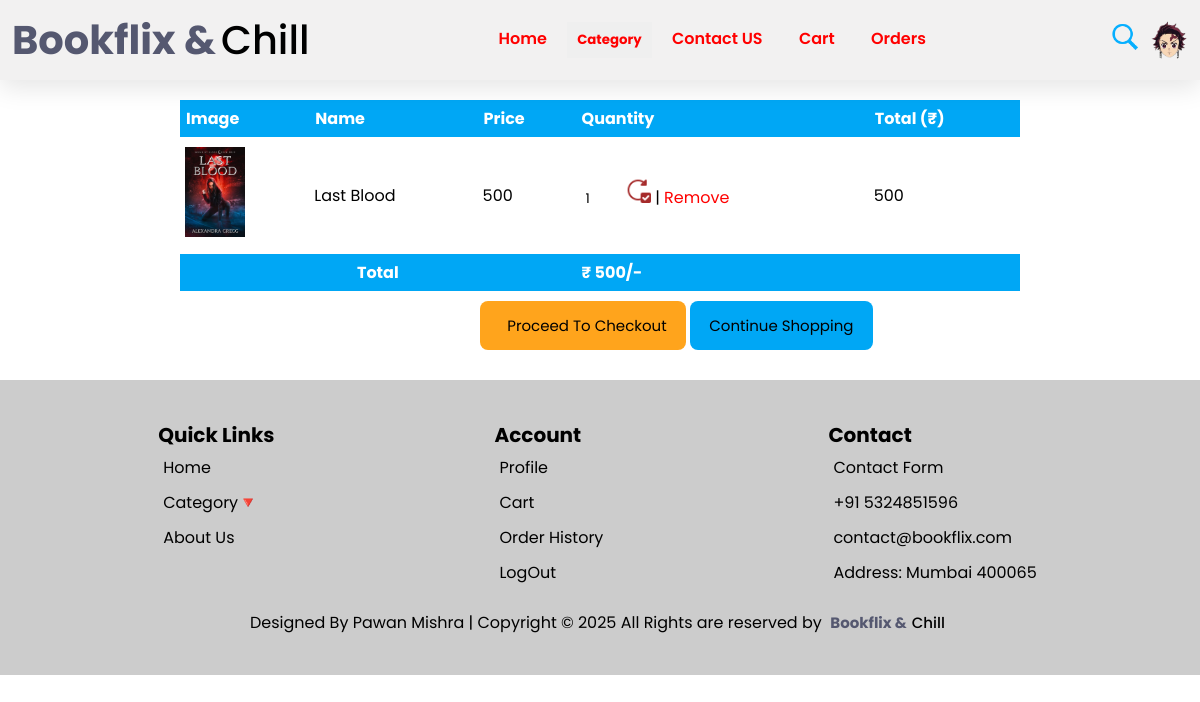
Screenshot of /cart.php (signed in) with the database file from the repository.
### tables this page shows
CREATE TABLE `cart` (
  `id` int(100) NOT NULL,
  `book_id` int(20) NOT NULL,
  `user_id` int(100) NOT NULL,
  `name` varchar(50) NOT NULL,
  `price` int(20) NOT NULL,
  `image` varchar(25) NOT NULL,
  `quantity` int(25) NOT NULL,
  `total` double(10,2) NOT NULL,
  `date` datetime NOT NULL DEFAULT current_timestamp()
);

### cart.php (the view, shortened to what this page needs)
<?php
include 'config.php';
$user_id = $_SESSION['user_id'];
?>
<!DOCTYPE html>
<html lang="en">
<head>
    <link rel="stylesheet" href="css/hello.css">
</head>
<body>
    <?php
    include 'index_header.php';
    ?>
    <div class="cart_form">
        <table style="width: 70%; align-items:center; margin:10px auto;">
            <thead>
                <th>Image</th>
                <th>Name</th>
                <th>Price</th>
                <th>Quantity</th>
                <th>Total (₹)</th>
            </thead>
            <tbody>
                <?php
                $total = 0;
                $stmt = $conn->prepare("SELECT id, name, price, image, quantity, total FROM cart WHERE user_id = ?");
                $stmt->execute([$user_id]);
                if ($stmt->rowCount() > 0) {
                    while ($row = $stmt->fetch(PDO::FETCH_ASSOC)) {
                ?>
                        <tr>
                            <td><img style="height: 90px;" src="./added_books/<?php echo $row['image']; ?>" alt=""></td>
                            <td><?php echo $row['name']; ?></td>
                            <td><?php echo $row['price']; ?></td>
                            <td>
                                <form action="" method="POST">
                                    <input type="number" name="update_quantity" min="1" max="10" value="<?php echo $row['quantity']; ?>">
                                    <button style="background:transparent;" name="update"><img style="height: 26px; cursor:pointer;" src="./images/update1.png" alt="update"></button> |
                                    <a style="color: red;" href="cart.php?remove=<?php echo $row['id']; ?>"> Remove</a>
                                </form>
                            </td>
                            <td><?php $sub_total = $row['price'] * $row['quantity']; echo number_format($sub_total); ?></td>
                        </tr>
                <?php
                        $total += $sub_total;
                    }
                } else {
                    echo '<p class="empty">There is nothing in cart yet !!!!!!!!</p>';
                }
                ?>
                <tr>
                    <th style="text-align:center;" colspan="3">Total</th>
                    <th colspan="2">₹ <?php echo $total; ?>/- </th>
                </tr>
            </tbody>
        </table>
        <a href="checkout.php" class="btn cart-btn1" style="display:<?php if ($total > 1) { echo 'inline-block'; } else { echo 'none'; }; ?>"> &nbsp; Proceed to Checkout</a>
        <a class="cart-btn2" href="index.php">Continue Shopping</a>
    </div>
    <?php include 'index_footer.php'; ?>
</body>
</html>

### css/hello.css (style rules this page uses)
* { text-decoration: none; margin: 0; padding: 0; font-family: "Poppins", sans-serif; box-sizing: border-box; outline: none; border:none; }
.cart_form { margin: 20px auto; }
.cart_form table { border-collapse: collapse; width: 100%; }
.cart_form table tr th { text-align: left; padding: 6px; color: #fff; background: rgb(0, 167, 245); }
.cart_form table tr td { padding: 10px 5px; }
.cart_form table tr td input { width: 40px; height: 30px; padding: 5px; }

### cart.php (style rules this page uses)
.cart-btn1, .cart-btn2 { display: inline-block; margin: auto; padding: 0.8rem 1.2rem; cursor: pointer; color: white; font-size: 15px; border-radius: .5rem; text-transform: capitalize; }
.cart-btn1 { margin-left: 40%; background-color: #ffa41c; color: black; }
.cart-btn2 { background-color: rgb(0, 167, 245); color: black; }

### index_footer.php (style rules this page uses)
* { text-decoration: none; list-style: none; color: black; }

### rows the page displays
cart: image (picture), name "Last Blood", price "500", update_quantity "1"

### other values shown
$total "500"
